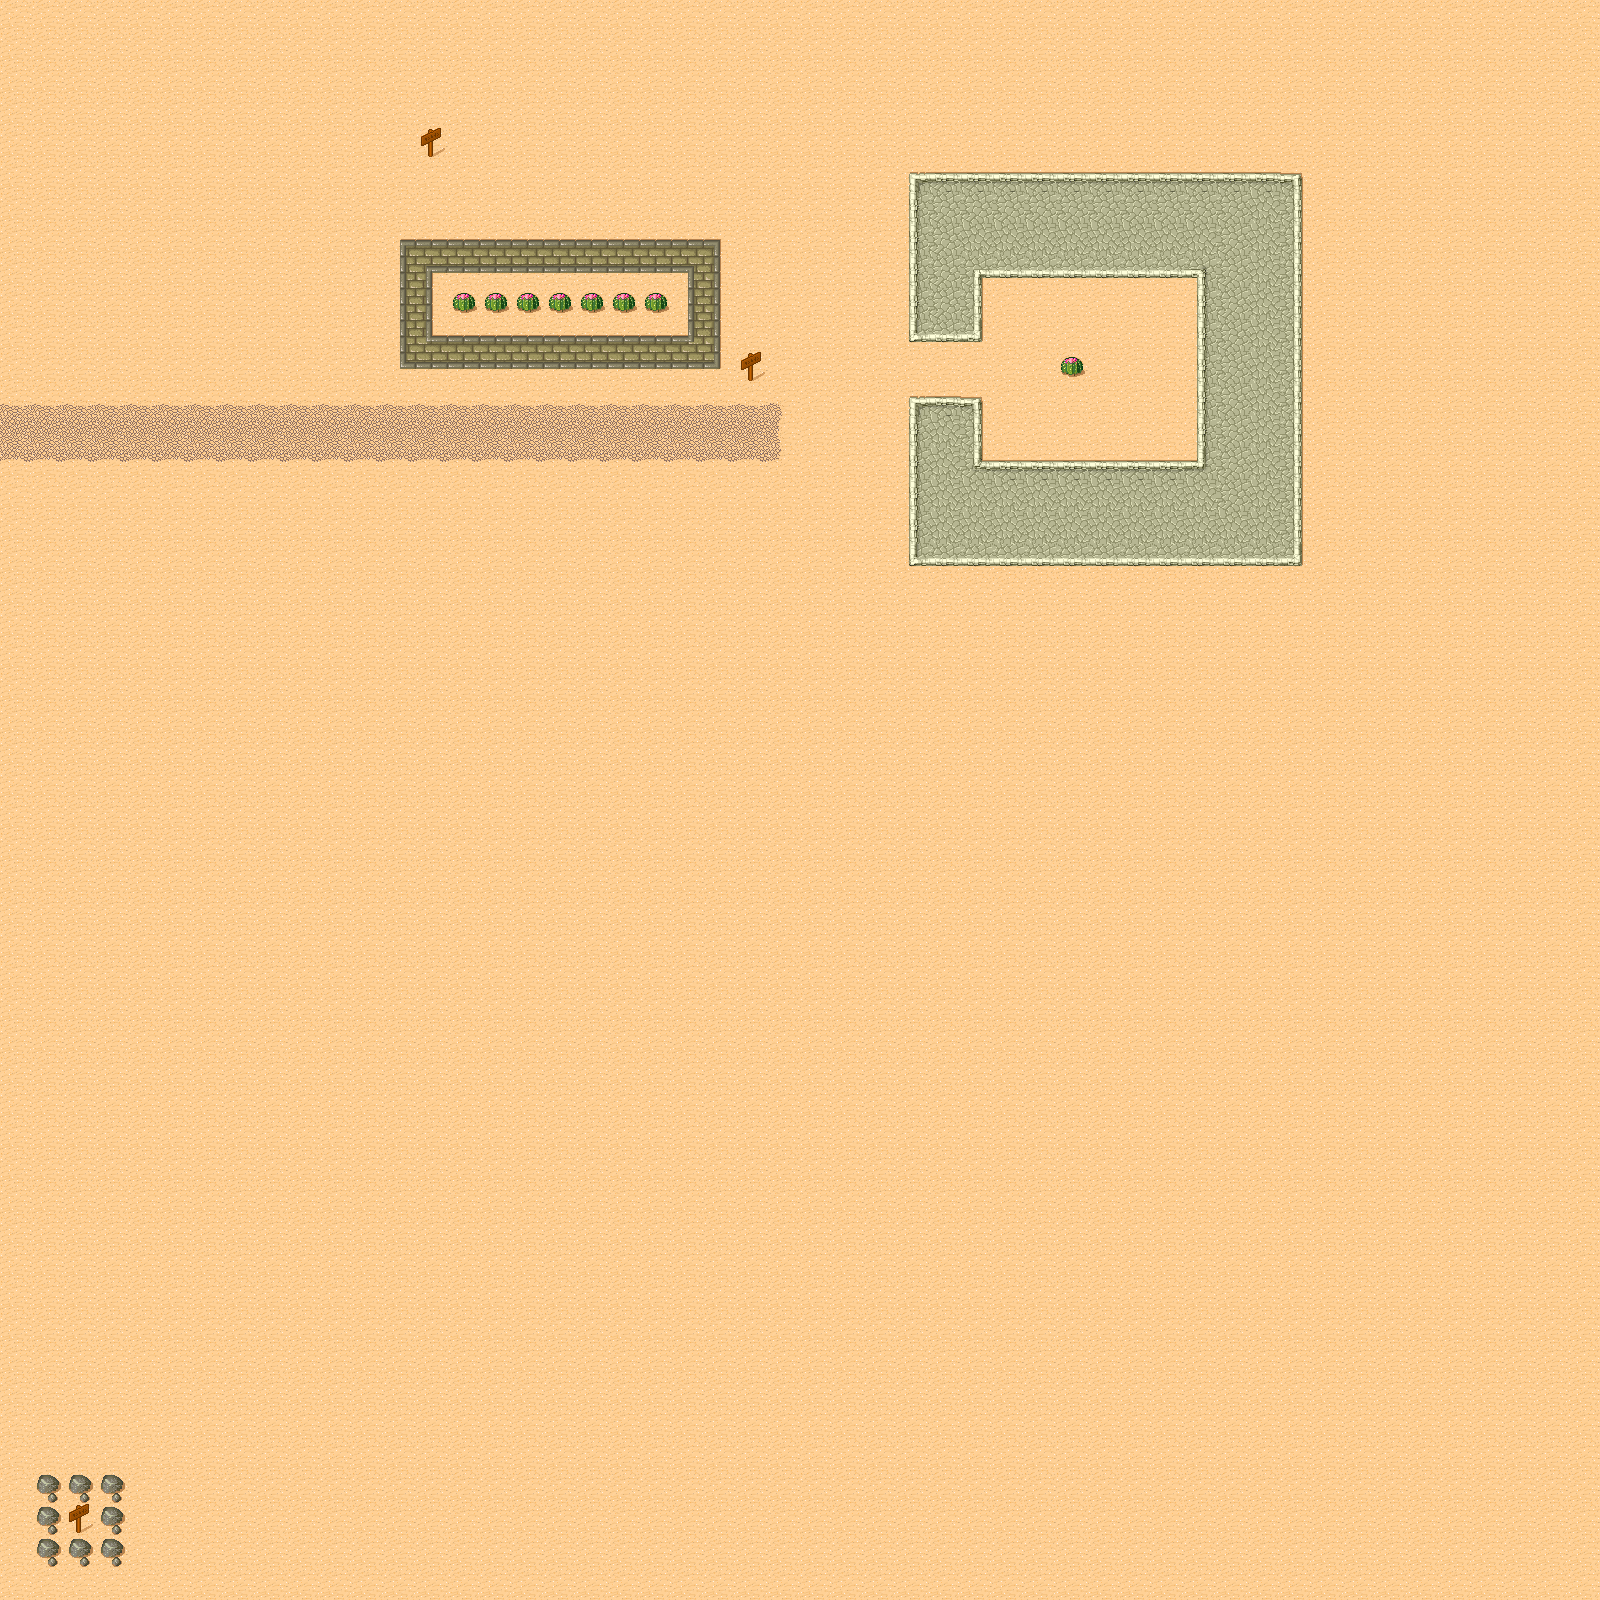

This is a level from a 2D game, rendered from its Tiled map with the project's own tilesets. A one-line summary and the map file follow, with tile-layer data summarised:
An orthogonal 50x50 tile map with 32x32 px tiles, 1 tile layer (Background) and 1 object (SpawnPoint).

<map version="1.0" orientation="orthogonal" width="50" height="50" tilewidth="32" tileheight="32">
 <tileset firstgid="1" name="tmw_spacing_desert" tilewidth="32" tileheight="32" spacing="1" margin="1">
  <image source="tmw_desert_spacing.png" width="265" height="199" />
 </tileset>
 <layer name="Background" width="50" height="50">
  <data>[2500 cells, 2500 non-empty, 35 distinct tile ids]</data>
 </layer>
 <objectgroup name="Objects" width="50" height="50">
  <object name="SpawnPoint" x="190" y="430" />
 </objectgroup>
</map>
